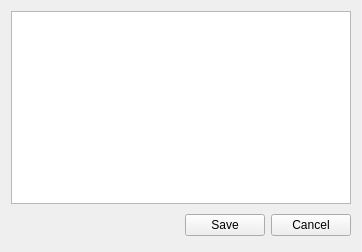
<?xml version="1.0" encoding="UTF-8"?>
<ui version="4.0">
 <class>ModifyDefinitionDialog</class>
 <widget class="QWidget" name="ModifyDefinitionDialog">
  <property name="geometry">
   <rect>
    <x>0</x>
    <y>0</y>
    <width>362</width>
    <height>252</height>
   </rect>
  </property>
  <property name="windowTitle">
   <string>Form</string>
  </property>
  <layout class="QVBoxLayout" name="verticalLayout">
   <item>
    <widget class="QTextEdit" name="m_textEdit"/>
   </item>
   <item>
    <layout class="QHBoxLayout" name="horizontalLayout">
     <item>
      <spacer>
       <property name="orientation">
        <enum>Qt::Horizontal</enum>
       </property>
       <property name="sizeHint" stdset="0">
        <size>
         <width>131</width>
         <height>31</height>
        </size>
       </property>
      </spacer>
     </item>
     <item>
      <widget class="DSGUI::DSPushButton" name="m_btnSave">
       <property name="text">
        <string>Save</string>
       </property>
      </widget>
     </item>
     <item>
      <widget class="DSGUI::DSPushButton" name="m_btnCancel">
       <property name="text">
        <string>Cancel</string>
       </property>
      </widget>
     </item>
    </layout>
   </item>
  </layout>
 </widget>
 <customwidgets>
  <customwidget>
   <class>DSGUI::DSPushButton</class>
   <extends>QPushButton</extends>
   <header location="global">PushButton/PushButton.h</header>
  </customwidget>
 </customwidgets>
 <resources/>
 <connections/>
</ui>
